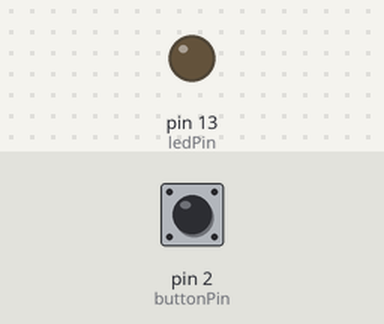
Recording of a sketch running on a simulated Arduino Uno, built with avr-gcc and run on an emulated ATmega328P. On the bench: output pins drawn as LEDs (lit = HIGH). Inputs (shaded band) come from the test bench; at power-on: pin 2 (buttonPin) HIGH.

Above: at 14.6 s.
14.7 s: pin 2 (buttonPin) pulled LOW for 0.4 s
At 18.1 s:
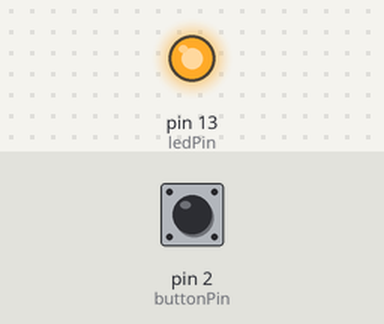
Timing chart, 0 to 24.1 s (numbered marks = the images above; inputs shaded):
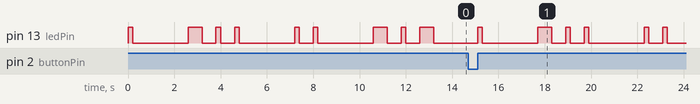

Measured:
- after the input at 14.7 s, pin 13 (ledPin): LOW → HIGH after 0.40 s, → LOW 0.20 s later, → HIGH 2.4 s later, → LOW 0.60 s later, … (12 changes in this stretch)

The sketch:

BlinkName.ino
```cpp
// Define constants
const int ledPin = LED_BUILTIN;  // Built-in LED pin
const int buttonPin = 2;  // Push button pin

boolean ledState = LOW;
boolean lastButtonState = LOW;
boolean buttonState;

const char* morseCode = ". -.. .. -.-";  // Morse code for "DIYA"
int morseIndex = 0;
unsigned long previousMillis = 0;
const long dotDuration = 200;
const long dashDuration = dotDuration * 3;
const long spaceDuration = dotDuration * 3;

void setup() {
  pinMode(ledPin, OUTPUT);
  pinMode(buttonPin, INPUT_PULLUP);
}

void loop() {
  buttonState = digitalRead(buttonPin);

  if (buttonState == HIGH && lastButtonState == LOW) {
    morseIndex = 0;
    blinkMorseMessage(morseCode);
  }

  lastButtonState = buttonState;
}

void blinkMorseMessage(const char* message) {
  for (int i = 0; message[i] != '\0'; i++) {
    char c = message[i];
    if (c == '.') {
      blinkDot();
    } else if (c == '-') {
      blinkDash();
    } else if (c == ' ') {
      delay(spaceDuration * 3);
    }
  }
}

void blinkDot() {
  digitalWrite(ledPin, HIGH);
  delay(dotDuration);
  digitalWrite(ledPin, LOW);
  delay(spaceDuration);
}

void blinkDash() {
  digitalWrite(ledPin, HIGH);
  delay(dashDuration);
  digitalWrite(ledPin, LOW);
  delay(spaceDuration);
}
```
